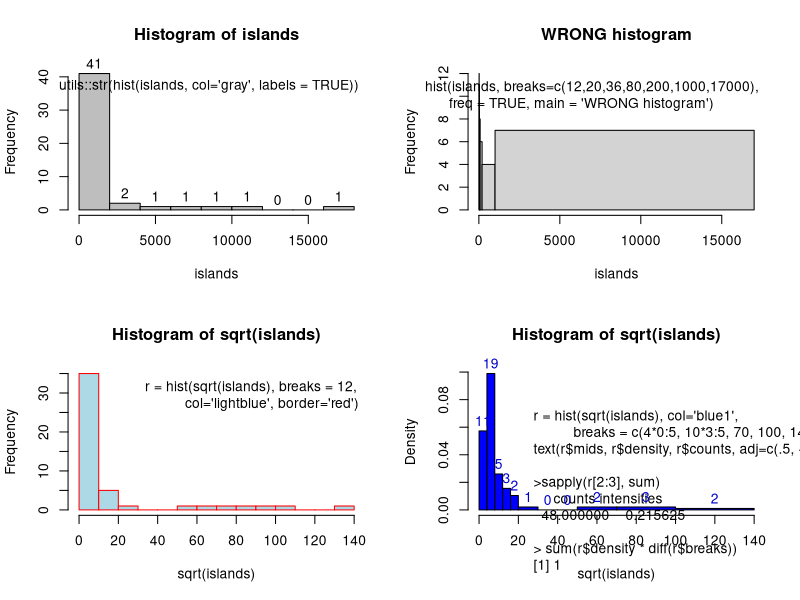

Generate this figure with R:
op <- par(mfrow=c(2, 2), xpd=TRUE)

utils::str(hist(islands, col='gray', labels = TRUE))
legend("topright",
"utils::str(hist(islands, col='gray', labels = TRUE))", bty='n')       
       

##-- For non-equidistant breaks, counts should NOT be graphed unscaled:
hist(islands, breaks=c(12,20,36,80,200,1000,17000), freq = TRUE, 
     main = 'WRONG histogram')
legend("topright",
"hist(islands, breaks=c(12,20,36,80,200,1000,17000),\
      freq = TRUE, main = 'WRONG histogram')"
       ,bty='n')

r=hist(sqrt(islands), breaks = 12, col='lightblue', border='red')
legend("topright",
"r = hist(sqrt(islands), breaks = 12,\
          col='lightblue', border='red')",bty='n')

r = hist(sqrt(islands), breaks = c(4*0:5, 10*3:5, 70, 100, 140),
          col='blue1')
legend(15,0.13,
"r = hist(sqrt(islands), col='blue1',
          breaks = c(4*0:5, 10*3:5, 70, 100, 140))\
text(r$mids, r$density, r$counts, adj=c(.5, -.5), col='blue3')
\
>sapply(r[2:3], sum)
     counts intensities \
  48.000000    0.215625 \
\
> sum(r$density * diff(r$breaks))\
[1] 1",bty='n')

text(r$mids, r$density, r$counts, adj=c(.5, -.5), col='blue3')
sapply(r[2:3], sum)
sum(r$density * diff(r$breaks)) # == 1
par(op)

